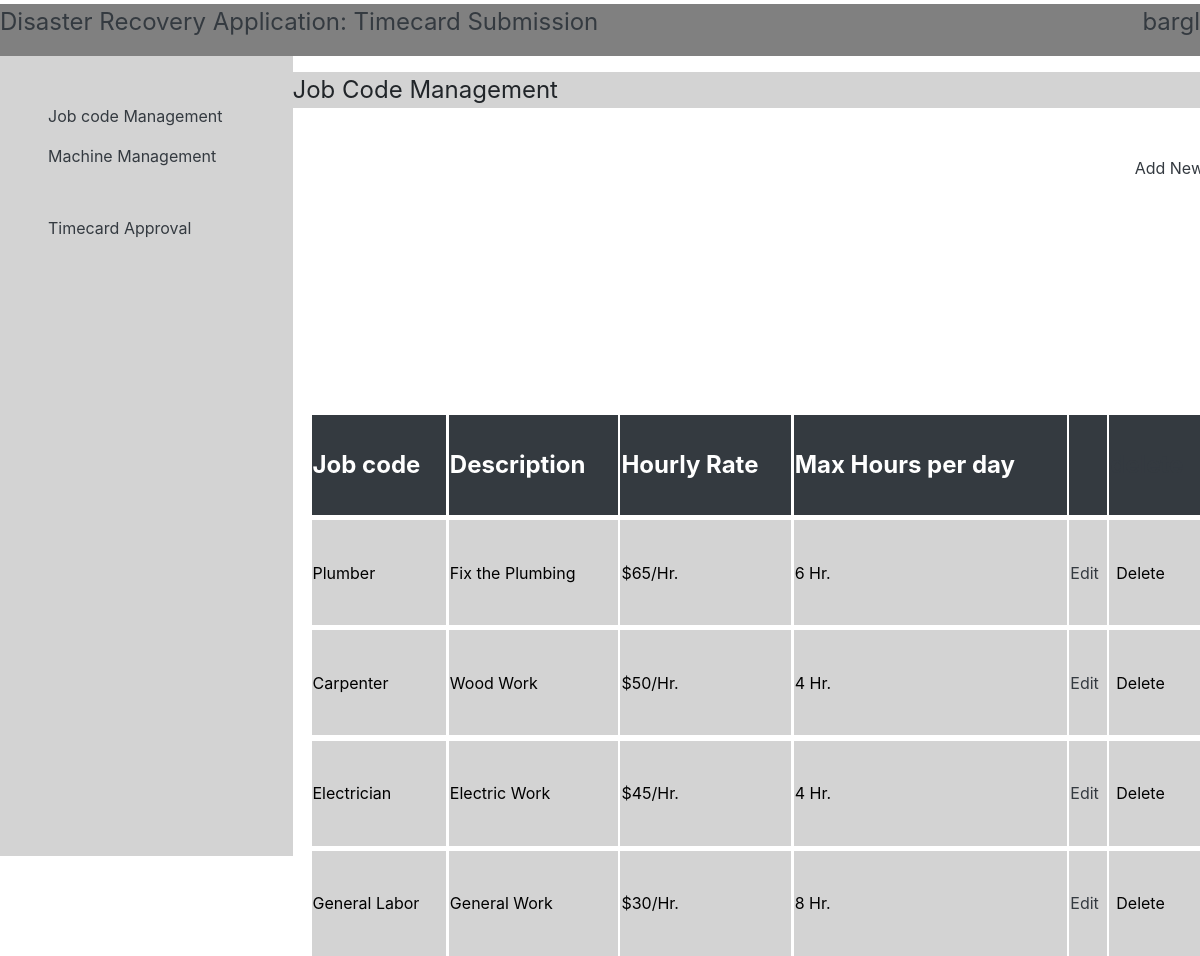
Page /timeclock/jobcode/ (signed in) on the committed database.
### TimeClock/models.py (models this page shows, shortened)
class JobCode(models.Model):
    jobCode = models.TextField()
    description = models.TextField()
    hourlyRate = models.IntegerField()
    maxHoursPerDay = models.IntegerField()

### TimeClock/views.py (the view)
# urls.py: path('jobcode/',JobCodeView.as_view(),name='Jobcode'),
class JobCodeView(ListView):
    model = JobCode
    template_name = 'job_code.html'
    def get_context_data(self, **kwargs):
        context= super().get_context_data(**kwargs)
        context['now'] = timezone.now()
        return context

### TimeClock/templates/job_code.html (shortened to what this page needs)
{% extends 'index.html' %}
{% block title %}{% if user.username %}Job Code Management{% else %} Please Login {% endif %}{% endblock %}
{% block content %}
{% if perms.auth.Admin %}
<a class='text-dark' href='/timeclock/add/jobcode/' style='width:100%;padding-top:-10px;text-align:right;'>Add New</a>
<table style='width:100%;margin-top:-100px;'>
    <tr class='bg-dark text-white' style='font-size:x-large'>
        <th>Job code</th>
        <th class='bg-white'></th>
        <th>Description</th>
        <th class='bg-white'></th>
        <th>Hourly Rate</th>
        <th class='bg-white'></th>
        <th>Max Hours per day</th>
        <th class='bg-white'></th>
        <th class='text-dark'></th>
        <th class='bg-white'></th>
        <th class='text-dark'>delete</th>
    </tr>
    {% for JobCode in object_list %}
    <tr><td class='bg-white'></td></tr>
    <tr style='color:black;background:lightgray'>
        <td class='py-2'>{{JobCode.jobCode}}</td>
        <td class='bg-white'></td>
        <td>{{JobCode.description}}</td>
        <td class='bg-white'></td>
        <td>${{JobCode.hourlyRate}}/Hr.</td>
        <td class='bg-white'></td>
        <td>{{JobCode.maxHoursPerDay}} Hr.</td>
        <td class='bg-white'></td>
        <td><a class='text-dark' href='/timeclock/edit/jobcode/{{JobCode.id}}'>Edit</a></td>
        <td class='bg-white'></td>
        <td><form method="POST" action="{% url 'TimeClock:jobCodeDelete' JobCode.id %}">{% csrf_token %}<input style='background:none;border:0;' onclick="return confirm('Did you mean to delete {{JobCode.jobCode}}?')" type="submit" value="Delete"/></form></td>
    </tr>
    {% endfor %}
</table>
{% endif %}
{% endblock %}

### TimeClock/templates/index.html (shortened to what this page needs)
<!DOCTYPE html>
<html lang="en">
{% load staticfiles %}
<head>
<link rel="stylesheet" href="https://cdnjs.cloudflare.com/ajax/libs/twitter-bootstrap/4.3.1/css/bootstrap.min.css">
<link rel="stylesheet" href="https://cdnjs.cloudflare.com/ajax/libs/font-awesome/5.10.0-11/css/all.min.css">
</head>
<body>
    <div class="row">
        <div class="col-sm-12 text-dark mt-1" style="font-size:x-large;background:gray;">Disaster Recovery Application: Timecard Submission {% if user.username %} <p style='float:right'><a class='text-dark' href="/logout?next=/">{{user.username}}</a></p> {% else %} <a href='/login' class='text-dark' style="float:right;">login</a> <a href='/timeclock/register' class='text-dark' style="float:right;">Sign up</a> {% endif %} </div>
    </div>
    <div class="row container1">
        <div class="col-lg-3" style='background:lightgray'>
            {% if user.username %}
            {% if perms.auth.Admin %}
            <div class='mt-5 ml-5'><a class='text-dark' href="{% url 'TimeClock:Jobcode' %}">Job code Management</a><br/></div>
            <div class='mt-3 ml-5'><a class='text-dark' href="{% url 'TimeClock:Machine' %}">Machine Management</a><br/></div>
            <div class='mt-5 ml-5'><a class='text-dark' href="{% url 'TimeClock:Timecard' %}">Timecard Approval</a><br/></div>
            {% elif perms.auth.Contractor %}
            <div class='mt-5 ml-5'><a class='text-dark' href="{% url 'TimeClock:Timecard' %}">Timecard Approval</a><br/></div>
            {% endif %}
            {% endif %}
        </div>
        <div class="col-lg-9">
            <div class="row mt-3 mb-5" style='font-size:x-large;background:lightgray;'>{% block title %} {% endblock %}</div>
            <div class="row mt-5 mx-1" style='width:100%;height: 100%' >{% block content %}{% endblock %}</div><div id = 'test'></div>
        </div>
    </div>
</body>
</html>

### TimeClock/templates/index.html (style rules this page uses)
html,body { height:100%; margin:0px; }
.container1 { height: 100%; }

### rows in the picture
JobCode: jobCode "Plumber", description "Fix the Plumbing", hourlyRate "65", maxHoursPerDay "6"
JobCode: jobCode "Carpenter", description "Wood Work", hourlyRate "50", maxHoursPerDay "4"
JobCode: jobCode "Electrician", description "Electric Work", hourlyRate "45", maxHoursPerDay "4"
JobCode: jobCode "General Labor", description "General Work", hourlyRate "30", maxHoursPerDay "8"

### other values in the picture
{{ user.username }} "bargl"
